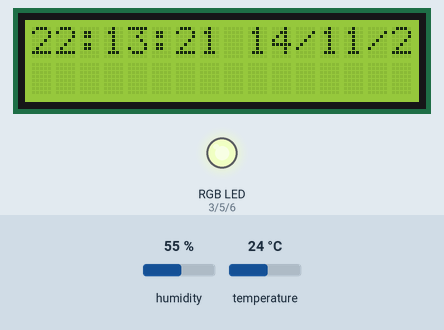
Recording of a sketch running on a simulated Arduino Uno, built with avr-gcc and run on an emulated ATmega328P. Shown: 16×2 character LCD, an RGB LED mixed from three pins (HIGH = lit). The test bench sets the inputs (shaded band); at power-on: temperature 24 °C, humidity 55 %. The local clock reads 2024-03-15 10:24:30 at power-on unless the sketch sets it; what the sketch prints to the serial monitor is not drawn.

Above: at 2.7 s.
2.8 s: temperature set to 11 °C
At 10.53 s:
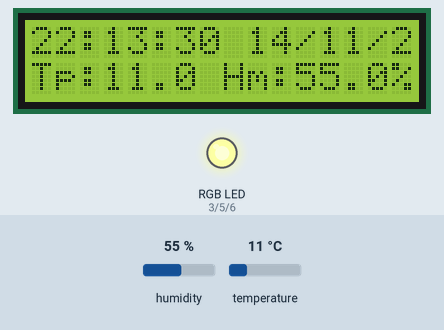
15.7 s: temperature set to 8 °C
At 27.63 s:
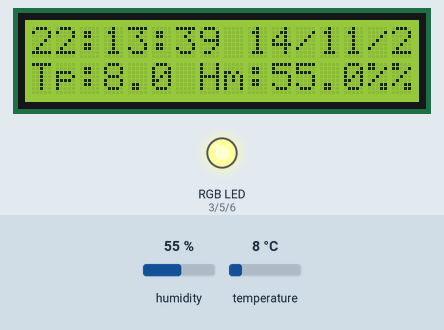
28.6 s: humidity set to 22 %
At 37.92 s:
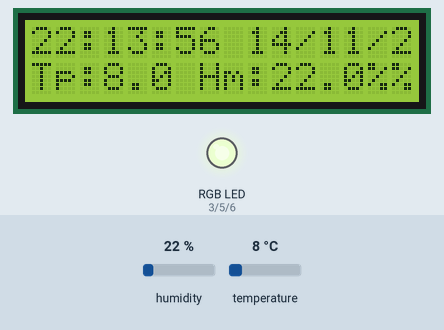
41.5 s: humidity set to 40 %
At 45.39 s:
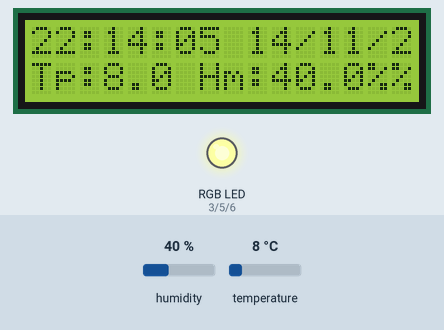
Timing chart, 0 to 55.4 s (numbered marks = the images above; inputs shaded):
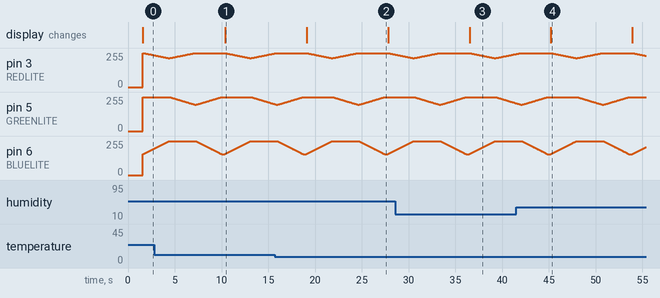

The sketch:

Clock_RTC_Temp_Hun.ino
```cpp
#include <LiquidCrystal.h>
#include <dht.h>

#include <Wire.h>
#include <DS3231.h>

DS3231 clock;
RTCDateTime dt;

#define REDLITE 3
#define GREENLITE 5
#define BLUELITE 6

///////////////////////////////////////////////////////////////////
// initialize the library with the numbers of the interface pins
LiquidCrystal lcd(7, 8, 9, 10, 11, 12);


//////////////////////////////////////////////////////////CLOCK INIT

////////////////////////////////////////////////////////////////////

int pinDHT11 = 2;

dht DHT;
int brightness =255;

void setup() {

  Wire.begin();
  clock.begin();
  clock.setDateTime(__DATE__, __TIME__);


 pinMode(REDLITE, OUTPUT);
  pinMode(GREENLITE, OUTPUT);
  pinMode(BLUELITE, OUTPUT);

  brightness = 100;

  // set up the LCD's number of columns and rows:
  lcd.begin(16, 2);

  lcd.setCursor(0, 0);
  lcd.print("Bharat Gupta");
  lcd.setCursor(0, 1);
  lcd.print("Clk with RTC");
  delay(1500);
  lcd.clear();


  Serial.begin(115200);


}

void loop() {
//////////////////////////////////////////////////////////////////////
  //Setting the time will stop the clock to set the time


dt = clock.getDateTime();

lcd.setCursor(0,0);
if(dt.hour < 10){
  lcd.print("0");
  lcd.print(dt.hour);
}
else{
lcd.print(dt.hour);
}
lcd.print(":");
if(dt.minute <10){
  lcd.print("0");
  lcd.print(dt.minute);
  }
 else
 {
lcd.print(dt.minute);
 }
lcd.print(":");
if(dt.second <10){
  lcd.print("0");
  lcd.print(dt.second);
  }
 else
 {
lcd.print(dt.second);
lcd.print(" ");
lcd.print(dt.day);
lcd.print("/");
lcd.print(dt.month);
lcd.print("/");
lcd.print(dt.year - 2000);
//if(dt.hour>12){
//  lcd.print("PM");
//}
//else{
//  lcd.print("AM");
//}
 }


  Serial.print("Raw data: ");
  //Serial.print(dt.year);   Serial.print("-");
 // Serial.print(dt.month);  Serial.print("-");
  //Serial.print(dt.day);    Serial.print(" ");
  Serial.print(dt.hour);   Serial.print(":");
  Serial.print(dt.minute); Serial.print(":");
  Serial.print(dt.second); Serial.println("");

 for (int i = 0; i < 255; i++) {
    setBacklight(i, 0, 255-i);
    delay(10);
  }
  for (int i = 0; i < 255; i++) {
    setBacklight(255-i, i, 0);
    delay(10);
  }
  for (int i = 0; i < 255; i++) {
    setBacklight(0, 255-i, i);
    delay(10);
  }


/////////////////////////////////////////////////////////////////////

///////////////////////////////////////////////////////////////

/////////////////////////////////////////////////////////////
    //FROM SENSOR TO SERIAL
     Serial.print("DHT11, \t");
  int ch = DHT.read11(pinDHT11);
  switch (ch)
  {
    case DHTLIB_OK:
    Serial.print("OK,\t");
    break;
    case DHTLIB_ERROR_CHECKSUM:
    Serial.print("Checksum error,\t");
    break;
    case DHTLIB_ERROR_TIMEOUT:
    Serial.print("Time out error,\t");
    break;
    default:
    Serial.print("Unknown error,\t");
    break;
  }
  // DISPLAY DATA
  Serial.print(DHT.humidity, 2);
  Serial.print(",\t");
  Serial.println(DHT.temperature, 2);

  delay(200);

 ////////////////////////////////////////////////////////////

    lcd.setCursor(0, 1);
    lcd.print("Tp:");
    //lcd.print((int)temperature);
    lcd.print(DHT.temperature, 1);
    //lcd.print("*C");
    lcd.print(" ");
    lcd.print("Hm:");
    lcd.print(DHT.humidity, 1);
    lcd.print("%");


}
void setBacklight(uint8_t r, uint8_t g, uint8_t b) {
  // normalize the red LED - its brighter than the rest!
  r = map(r, 0, 255, 0, 100);
  g = map(g, 0, 255, 0, 150);

  r = map(r, 0, 255, 0, brightness);
  g = map(g, 0, 255, 0, brightness);
  b = map(b, 0, 255, 0, brightness);

  // common anode so invert!
  r = map(r, 0, 255, 255, 0);
  g = map(g, 0, 255, 255, 0);
  b = map(b, 0, 255, 255, 0);
  Serial.print("R = "); Serial.print(r, DEC);
  Serial.print(" G = "); Serial.print(g, DEC);
  Serial.print(" B = "); Serial.println(b, DEC);
  analogWrite(REDLITE, r);
  analogWrite(GREENLITE, g);
  analogWrite(BLUELITE, b);
}
```

Measured:
- the behaviour switches between 10 and 9 °C on temperature (found by bisection; images 1 and 2)
- after the input at 2.8 s, the display: changes after 7.6 s (image 1)
- after the input at 15.7 s, the display: changes after 3.4 s (image 2)
- after the input at 28.6 s, the display: changes after 7.9 s (image 3)
